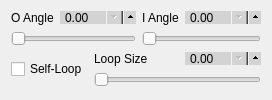
                 <widget class="QWidget" name="tab_12">
                  <attribute name="title">
                   <string>I/O Angle</string>
                  </attribute>
                  <layout class="QVBoxLayout" name="verticalLayout_108">
                   <item>
                    <layout class="QHBoxLayout" name="horizontalLayout_169">
                     <item>
                      <layout class="QVBoxLayout" name="verticalLayout_160">
                       <item>
                        <layout class="QHBoxLayout" name="horizontalLayout_170">
                         <item>
                          <widget class="QLabel" name="label_167">
                           <property name="focusPolicy">
                            <enum>Qt::NoFocus</enum>
                           </property>
                           <property name="text">
                            <string>O Angle</string>
                           </property>
                          </widget>
                         </item>
                         <item>
                          <widget class="QDoubleSpinBox" name="linestring_o_angle_spin">
                           <property name="focusPolicy">
                            <enum>Qt::ClickFocus</enum>
                           </property>
                           <property name="styleSheet">
                            <string notr="true">QDoubleSpinBox {
	max-height: 11px;
	min-height: 11px;
    min-width: 60px;
    max-width: 60px;
    padding-right: 10px;
    background-color: lightgray;
    padding-top: -2px;
    padding-bottom: -2px;
}

QDoubleSpinBox::up-button {
  subcontrol-origin: padding;
  subcontrol-position: right center;
  left: 7px;
  height: 18px;
  width: 18px;
}

QDoubleSpinBox::down-button {
  subcontrol-origin: content;
  subcontrol-position: right center;
  left: 0px;
  top: 0px;
  height: 18px;
  width: 18px;
}

</string>
                           </property>
                           <property name="maximum">
                            <double>360.000000000000000</double>
                           </property>
                          </widget>
                         </item>
                        </layout>
                       </item>
                       <item>
                        <widget class="QSlider" name="linestring_o_angle_slider">
                         <property name="focusPolicy">
                          <enum>Qt::NoFocus</enum>
                         </property>
                         <property name="styleSheet">
                          <string notr="true"/>
                         </property>
                         <property name="orientation">
                          <enum>Qt::Horizontal</enum>
                         </property>
                        </widget>
                       </item>
                      </layout>
                     </item>
                     <item>
                      <layout class="QVBoxLayout" name="verticalLayout_161">
                       <item>
                        <layout class="QHBoxLayout" name="horizontalLayout_171">
                         <item>
                          <widget class="QLabel" name="label_168">
                           <property name="focusPolicy">
                            <enum>Qt::NoFocus</enum>
                           </property>
                           <property name="text">
                            <string>I Angle</string>
                           </property>
                          </widget>
                         </item>
                         <item>
                          <widget class="QDoubleSpinBox" name="linestring_d_angle_spin">
                           <property name="focusPolicy">
                            <enum>Qt::ClickFocus</enum>
                           </property>
                           <property name="styleSheet">
                            <string notr="true">QDoubleSpinBox {
	max-height: 11px;
	min-height: 11px;
    min-width: 60px;
    max-width: 60px;
    padding-right: 10px;
    background-color: lightgray;
    padding-top: -2px;
    padding-bottom: -2px;
}

QDoubleSpinBox::up-button {
  subcontrol-origin: padding;
  subcontrol-position: right center;
  left: 7px;
  height: 18px;
  width: 18px;
}

QDoubleSpinBox::down-button {
  subcontrol-origin: content;
  subcontrol-position: right center;
  left: 0px;
  top: 0px;
  height: 18px;
  width: 18px;
}

</string>
                           </property>
                           <property name="maximum">
                            <double>360.000000000000000</double>
                           </property>
                          </widget>
                         </item>
                        </layout>
                       </item>
                       <item>
                        <widget class="QSlider" name="linestring_d_angle_slider">
                         <property name="focusPolicy">
                          <enum>Qt::NoFocus</enum>
                         </property>
                         <property name="styleSheet">
                          <string notr="true"/>
                         </property>
                         <property name="orientation">
                          <enum>Qt::Horizontal</enum>
                         </property>
                        </widget>
                       </item>
                      </layout>
                     </item>
                    </layout>
                   </item>
                   <item>
                    <layout class="QHBoxLayout" name="horizontalLayout_109">
                     <item>
                      <widget class="QCheckBox" name="linestring_loop">
                       <property name="text">
                        <string>Self-Loop</string>
                       </property>
                      </widget>
                     </item>
                     <item>
                      <layout class="QVBoxLayout" name="verticalLayout_167">
                       <item>
                        <layout class="QHBoxLayout" name="horizontalLayout_188">
                         <item>
                          <widget class="QLabel" name="label_185">
                           <property name="focusPolicy">
                            <enum>Qt::NoFocus</enum>
                           </property>
                           <property name="text">
                            <string>Loop Size</string>
                           </property>
                          </widget>
                         </item>
                         <item>
                          <widget class="QDoubleSpinBox" name="linestring_loop_size_spin">
                           <property name="focusPolicy">
                            <enum>Qt::ClickFocus</enum>
                           </property>
                           <property name="styleSheet">
                            <string notr="true">QDoubleSpinBox {
	max-height: 11px;
	min-height: 11px;
    min-width: 60px;
    max-width: 60px;
    padding-right: 10px;
    background-color: lightgray;
    padding-top: -2px;
    padding-bottom: -2px;
}

QDoubleSpinBox::up-button {
  subcontrol-origin: padding;
  subcontrol-position: right center;
  left: 7px;
  height: 18px;
  width: 18px;
}

QDoubleSpinBox::down-button {
  subcontrol-origin: content;
  subcontrol-position: right center;
  left: 0px;
  top: 0px;
  height: 18px;
  width: 18px;
}

</string>
                           </property>
                           <property name="maximum">
                            <double>360.000000000000000</double>
                           </property>
                          </widget>
                         </item>
                        </layout>
                       </item>
                       <item>
                        <widget class="QSlider" name="linestring_loop_size_slider">
                         <property name="focusPolicy">
                          <enum>Qt::NoFocus</enum>
                         </property>
                         <property name="styleSheet">
                          <string notr="true"/>
                         </property>
                         <property name="orientation">
                          <enum>Qt::Horizontal</enum>
                         </property>
                        </widget>
                       </item>
                      </layout>
                     </item>
                    </layout>
                   </item>
                  </layout>
                 </widget>
